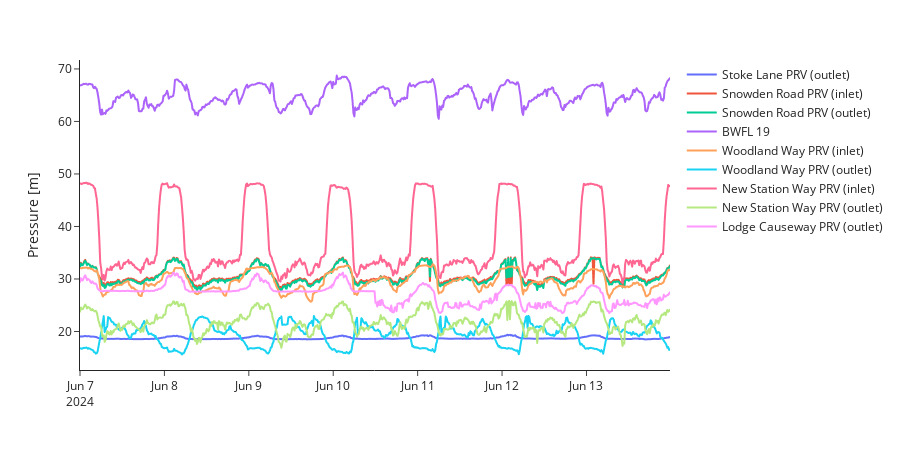

Notebook code for this chart:
### Markdown cell above
Pressure data @ DMA inlets and control valve locations.

### Code cell
try:
    pressure_bwfl_ids = ['BWFL 19', 'Stoke Lane PRV (outlet)', 'Snowden Road PRV (inlet)', 'Snowden Road PRV (outlet)', 'New Station Way PRV (inlet)', 'New Station Way PRV (outlet)', 'Lodge Causeway PRV (outlet)', 'Woodland Way PRV (outlet)', 'Woodland Way PRV (inlet)']
    # pressure_bwfl_ids = pressure_df['bwfl_id'].unique()
    plot_pressure_df = pressure_df[pressure_df['bwfl_id'].isin(pressure_bwfl_ids)]
    fig = px.line(
        plot_pressure_df,
        x='datetime',
        y='mean',
        color='bwfl_id',
    )
    fig.update_layout(
        xaxis_title='',
        yaxis_title='Pressure [m]',
        legend_title_text='',
        template='simple_white',
        height=450,
    )
    fig.show()
except:
    print("Plotting data not available.")

### Figure 1 — Plotly figure (JSON) as saved in the notebook; plotly's stock layout.template omitted (floating-point values rounded to 4 significant figures; data arrays with more than 128 entries replaced by an {"elided": "..."} marker saying what was removed)
{"data": [{"hovertemplate": "bwfl_id=Stoke Lane PRV (outlet)<br>datetime=%{x}<br>mean=%{y}<extra></extra>", "legendgroup": "Stoke Lane PRV (outlet)", "line": {"color": "#636efa", "dash": "solid"}, "marker": {"symbol": "circle"}, "mode": "lines", "name": "Stoke Lane PRV (outlet)", "showlegend": true, "type": "scattergl", "x": {"elided": "672 str values"}, "xaxis": "x", "y": {"elided": "672 float values"}, "yaxis": "y"}, {"hovertemplate": "bwfl_id=Snowden Road PRV (inlet)<br>datetime=%{x}<br>mean=%{y}<extra></extra>", "legendgroup": "Snowden Road PRV (inlet)", "line": {"color": "#EF553B", "dash": "solid"}, "marker": {"symbol": "circle"}, "mode": "lines", "name": "Snowden Road PRV (inlet)", "showlegend": true, "type": "scattergl", "x": {"elided": "672 str values"}, "xaxis": "x", "y": {"elided": "672 float values"}, "yaxis": "y"}, {"hovertemplate": "bwfl_id=Snowden Road PRV (outlet)<br>datetime=%{x}<br>mean=%{y}<extra></extra>", "legendgroup": "Snowden Road PRV (outlet)", "line": {"color": "#00cc96", "dash": "solid"}, "marker": {"symbol": "circle"}, "mode": "lines", "name": "Snowden Road PRV (outlet)", "showlegend": true, "type": "scattergl", "x": {"elided": "672 str values"}, "xaxis": "x", "y": {"elided": "672 float values"}, "yaxis": "y"}, {"hovertemplate": "bwfl_id=BWFL 19<br>datetime=%{x}<br>mean=%{y}<extra></extra>", "legendgroup": "BWFL 19", "line": {"color": "#ab63fa", "dash": "solid"}, "marker": {"symbol": "circle"}, "mode": "lines", "name": "BWFL 19", "showlegend": true, "type": "scattergl", "x": {"elided": "672 str values"}, "xaxis": "x", "y": {"elided": "672 float values"}, "yaxis": "y"}, {"hovertemplate": "bwfl_id=Woodland Way PRV (inlet)<br>datetime=%{x}<br>mean=%{y}<extra></extra>", "legendgroup": "Woodland Way PRV (inlet)", "line": {"color": "#FFA15A", "dash": "solid"}, "marker": {"symbol": "circle"}, "mode": "lines", "name": "Woodland Way PRV (inlet)", "showlegend": true, "type": "scattergl", "x": {"elided": "672 str values"}, "xaxis": "x", "y": {"elided": "672 float values"}, "yaxis": "y"}, {"hovertemplate": "bwfl_id=Woodland Way PRV (outlet)<br>datetime=%{x}<br>mean=%{y}<extra></extra>", "legendgroup": "Woodland Way PRV (outlet)", "line": {"color": "#19d3f3", "dash": "solid"}, "marker": {"symbol": "circle"}, "mode": "lines", "name": "Woodland Way PRV (outlet)", "showlegend": true, "type": "scattergl", "x": {"elided": "672 str values"}, "xaxis": "x", "y": {"elided": "672 float values"}, "yaxis": "y"}, {"hovertemplate": "bwfl_id=New Station Way PRV (inlet)<br>datetime=%{x}<br>mean=%{y}<extra></extra>", "legendgroup": "New Station Way PRV (inlet)", "line": {"color": "#FF6692", "dash": "solid"}, "marker": {"symbol": "circle"}, "mode": "lines", "name": "New Station Way PRV (inlet)", "showlegend": true, "type": "scattergl", "x": {"elided": "672 str values"}, "xaxis": "x", "y": {"elided": "672 float values"}, "yaxis": "y"}, {"hovertemplate": "bwfl_id=New Station Way PRV (outlet)<br>datetime=%{x}<br>mean=%{y}<extra></extra>", "legendgroup": "New Station Way PRV (outlet)", "line": {"color": "#B6E880", "dash": "solid"}, "marker": {"symbol": "circle"}, "mode": "lines", "name": "New Station Way PRV (outlet)", "showlegend": true, "type": "scattergl", "x": {"elided": "672 str values"}, "xaxis": "x", "y": {"elided": "672 float values"}, "yaxis": "y"}, {"hovertemplate": "bwfl_id=Lodge Causeway PRV (outlet)<br>datetime=%{x}<br>mean=%{y}<extra></extra>", "legendgroup": "Lodge Causeway PRV (outlet)", "line": {"color": "#FF97FF", "dash": "solid"}, "marker": {"symbol": "circle"}, "mode": "lines", "name": "Lodge Causeway PRV (outlet)", "showlegend": true, "type": "scattergl", "x": {"elided": "672 str values"}, "xaxis": "x", "y": {"elided": "672 float values"}, "yaxis": "y"}], "layout": {"height": 450, "legend": {"title": {"text": ""}, "tracegroupgap": 0}, "margin": {"t": 60}, "xaxis": {"anchor": "y", "autorange": true, "domain": [0, 1], "range": ["2024-06-07", "2024-06-13 23:45"], "title": {"text": ""}, "type": "date"}, "yaxis": {"anchor": "x", "autorange": true, "domain": [0, 1], "range": [12.67, 71.7], "title": {"text": "Pressure [m]"}, "type": "linear"}}}
